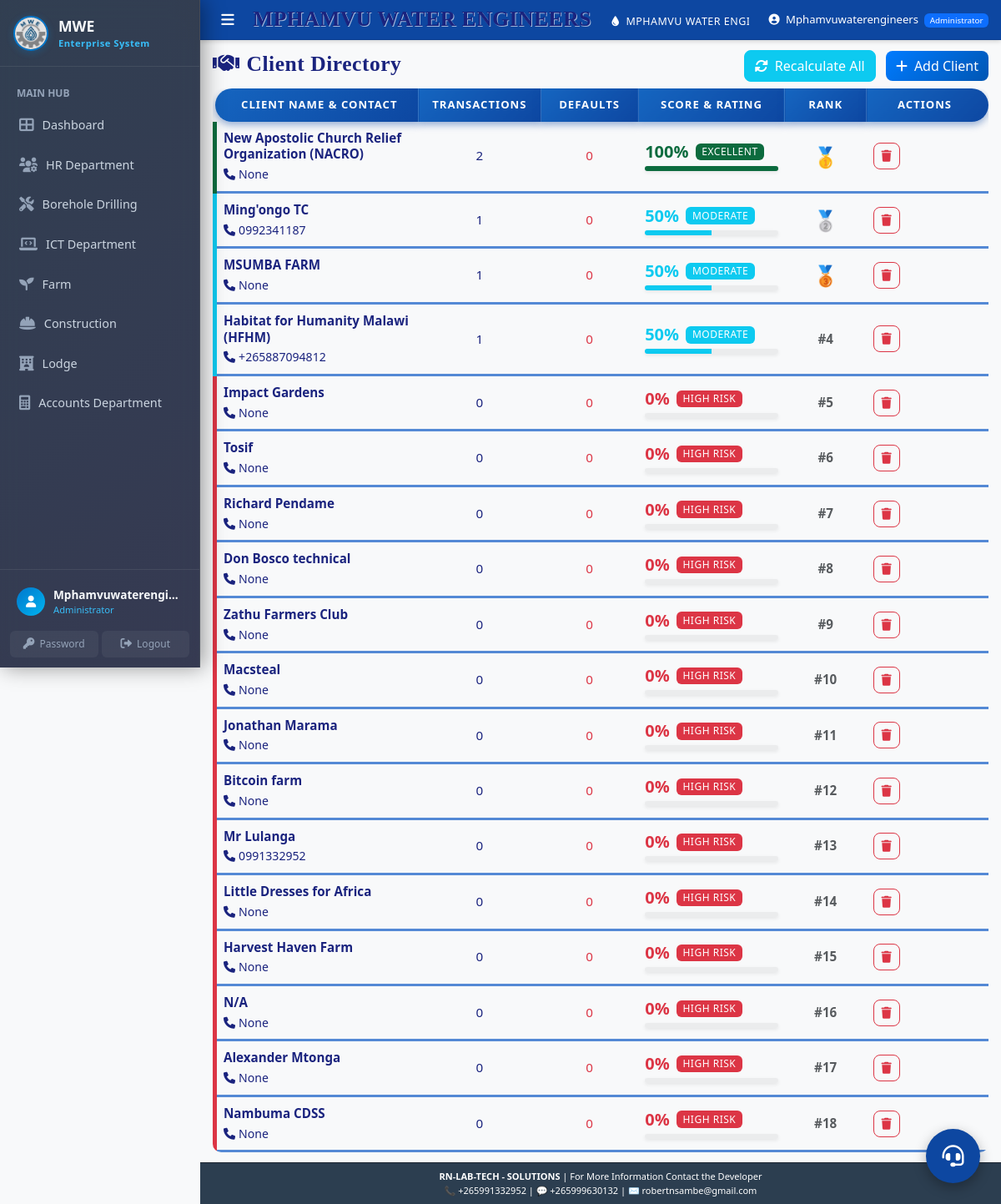
The app's page /clients/ (signed in), older data.
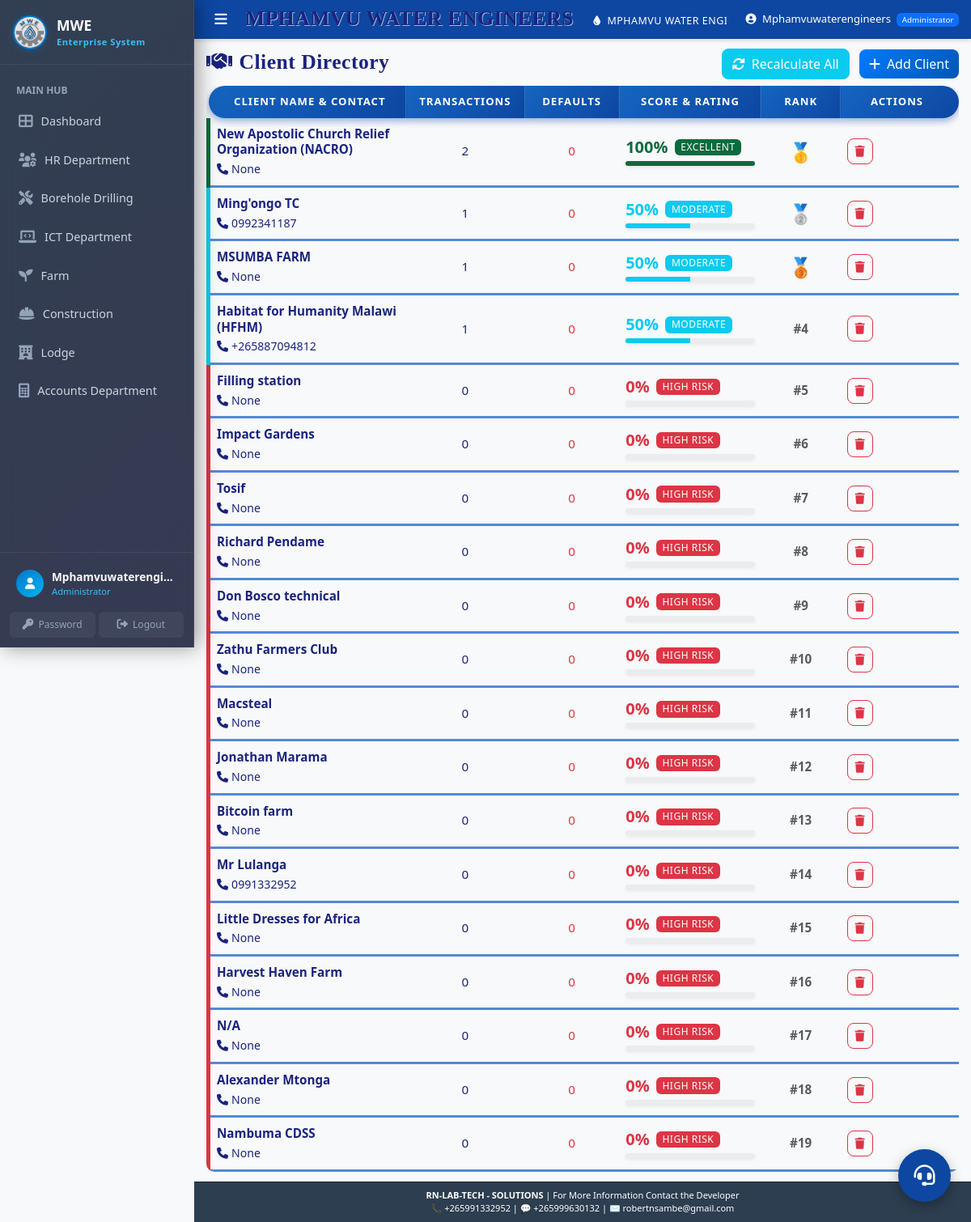
The same page, newer data.
### models.py (models this page shows)
class Client(db.Model):
    __tablename__ = 'clients'
    client_id = db.Column(db.Integer, primary_key=True)
    client_name = db.Column(db.String(200), nullable=False)
    phone = db.Column(db.String(20), nullable=False)
    email = db.Column(db.String(100))
    address = db.Column(db.Text, nullable=False)
    project_type = db.Column(db.String(100), nullable=False)
    quotation_amount = db.Column(db.Float, default=0)
    contract_status = db.Column(db.String(20), default='Pending')
    payment_status = db.Column(db.String(20), default='Pending')
    total_transactions = db.Column(db.Integer, default=0)
    completed_transactions = db.Column(db.Integer, default=0)
    on_time_payments = db.Column(db.Integer, default=0)
    defaults = db.Column(db.Integer, default=0)
    credit_score = db.Column(db.Integer, default=0)
    created_at = db.Column(db.DateTime, default=datetime.utcnow)
    updated_at = db.Column(db.DateTime, default=datetime.utcnow, onupdate=datetime.utcnow)
    department = db.Column(db.String(100), default='Borehole Drilling', nullable=False)
    reference_number = db.Column(db.String(50), unique=True, default=lambda: get_reference_number('CLI'))

### clients/client_routes.py (the view)
@clients_bp.route('/')
@login_required
def list_clients():
    query = Client.query
    query = apply_dept_filter(query, Client)
    clients = query.order_by(Client.credit_score.desc(), Client.created_at.desc()).all()
    return render_template('clients/list.html', clients=clients)

### templates/clients/list.html (shortened to what this page needs)
{% extends "base.html" %}
{% block content %}
<div class="row mb-2">
    <div class="col-12">
        <div class="d-flex justify-content-between align-items-center">
            <h2><i class="fas fa-handshake me-2"></i>Client Directory</h2>
            <div>
                <form method="POST" action="{{ url_for('clients.recalculate_all_scores') }}" style="display:inline;">
                    <button type="submit" class="btn btn-info text-white me-2">
                        <i class="fas fa-sync-alt me-2"></i>Recalculate All
                    </button>
                </form>
                <a href="{{ url_for('clients.add_client') }}" class="btn btn-primary">
                    <i class="fas fa-plus me-2"></i>Add Client
                </a>
            </div>
        </div>
    </div>
</div>
<div class="card">
    <div class="card-body p-0">
        {% if clients %}
        <div class="table-responsive">
            <table class="table table-hover">
                <thead>
                        <th style="width: 25%;">Client Name & Contact</th>
                        <th style="width: 15%;">Transactions</th>
                        <th style="width: 12%;">Defaults</th>
                        <th style="width: 18%;">Score & Rating</th>
                        <th style="width: 10%;">Rank</th>
                        <th style="width: 15%;">Actions</th>
                </thead>
                <tbody>
                    {% set ns = namespace(max_raw=1) %}
                    {% for c in clients %}
                        {% if (c.credit_score or 0) > ns.max_raw %}
                            {% set ns.max_raw = c.credit_score %}
                        {% endif %}
                    {% endfor %}
                    {% for client in clients %}
                        {% set raw_val = client.credit_score or 0 %}
                        {% set calc_val = ((raw_val / ns.max_raw) * 100) | round | int %}
                        {% set calc_val = 0 if calc_val < 0 else calc_val %}
                        {% set score = 100 if calc_val > 100 else calc_val %}
                        {% if score >= 90 %}
                            {% set rating_text = 'Excellent' %}
                            {% set r_color = '#0c6b3e' %}
                        {% elif score >= 75 %}
                            {% set rating_text = 'Very Reliable' %}
                            {% set r_color = '#198754' %}
                        {% elif score >= 60 %}
                            {% set rating_text = 'Reliable' %}
                            {% set r_color = '#20c997' %}
                        {% elif score >= 40 %}
                            {% set rating_text = 'Moderate' %}
                            {% set r_color = '#0dcaf0' %}
                        {% elif score >= 20 %}
                            {% set rating_text = 'Risk' %}
                            {% set r_color = '#fd7e14' %}
                        {% else %}
                            {% set rating_text = 'High Risk' %}
                            {% set r_color = '#dc3545' %}
                        {% endif %}
                    <tr>
                        <td style="border-left: 5px solid {{ r_color }} !important;">
                            <div class="fw-bold mb-1">{{ client.client_name }}</div>
                            <div class="contact-line small"><i class="fas fa-phone me-1"></i>{{ client.phone }}</div>
                        </td>
                        <td class="text-center fw-medium">{{ client.completed_transactions or 0 }}</td>
                        <td class="text-center fw-medium text-danger">{{ client.defaults or 0 }}</td>
                        <td>
                            <div class="d-flex align-items-center mb-1">
                                <div class="fw-bold fs-5 me-2" style="color: {{ r_color }};">{{ score }}%</div>
                                <span class="badge text-uppercase text-white" style="background-color: {{ r_color }}; letter-spacing: 0.5px; font-size: 0.75rem;">{{ rating_text }}</span>
                            </div>
                            <div class="progress shadow-sm" style="height: 6px; width: 100%; border-radius: 3px; background-color: rgba(0,0,0,0.05);">
                                <div class="progress-bar" role="progressbar" style="width: {{ score }}%; background-color: {{ r_color }};" aria-valuenow="{{ score }}" aria-valuemin="0" aria-valuemax="100"></div>
                            </div>
                        </td>
                        <td class="text-center">
                            {% if loop.index == 1 %}
                                <span style="font-size: 1.5rem;" title="1st Place">🥇</span>
                            {% elif loop.index == 2 %}
                                <span style="font-size: 1.5rem;" title="2nd Place">🥈</span>
                            {% elif loop.index == 3 %}
                                <span style="font-size: 1.5rem;" title="3rd Place">🥉</span>
                            {% else %}
                                <span class="fw-bold text-muted">#{{ loop.index }}</span>
                            {% endif %}
                        </td>
                        <td>
                            <div class="d-flex gap-1">
                                <form method="POST" action="{{ url_for('clients.delete_client', client_id=client.client_id) }}" onsubmit="return confirm('Are you sure you want to delete this client?');" style="display:inline;">
                                    <button type="submit" class="btn btn-sm btn-outline-danger action-btn" title="Delete">
                                        <i class="fas fa-trash"></i>
                                    </button>
                                </form>
                            </div>
                        </td>
                    </tr>
                    {% endfor %}
                </tbody>
            </table>
        </div>
        {% endif %}
    </div>
</div>
{% endblock %}

Row changes from the older to the newer data that the page shows:
added Client: client_name "Filling station", phone "None", completed_transactions "0", defaults "0", score "0", rating_text "HIGH RISK"
